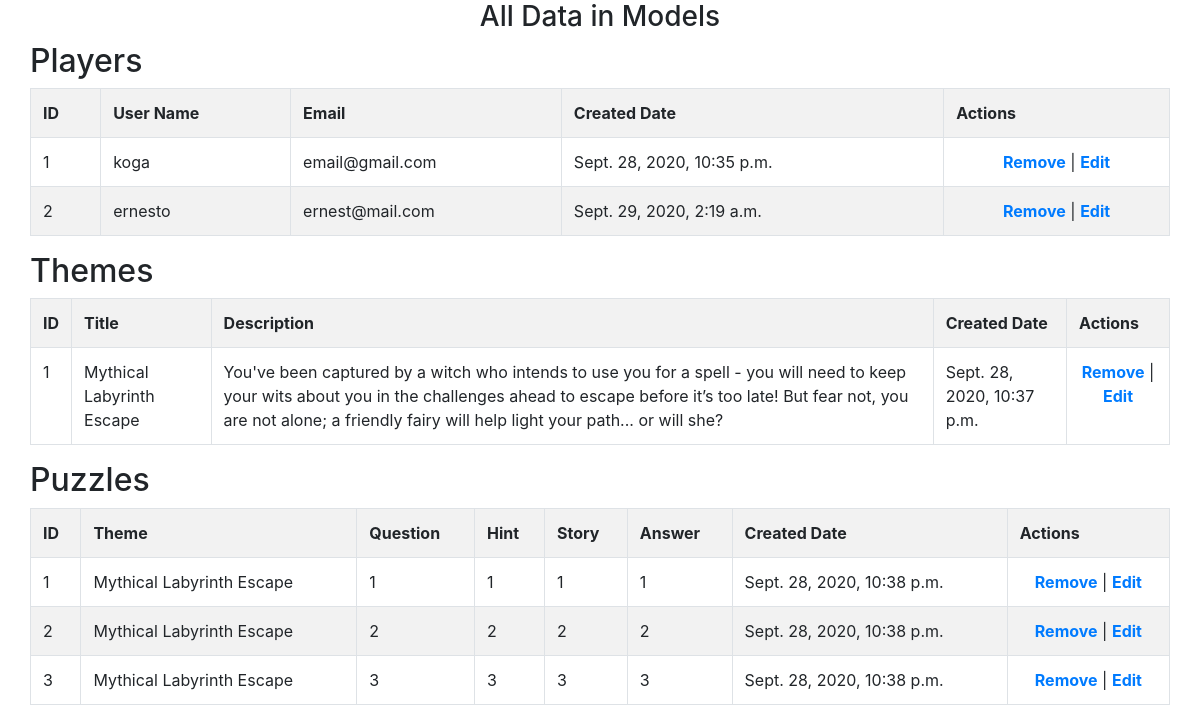
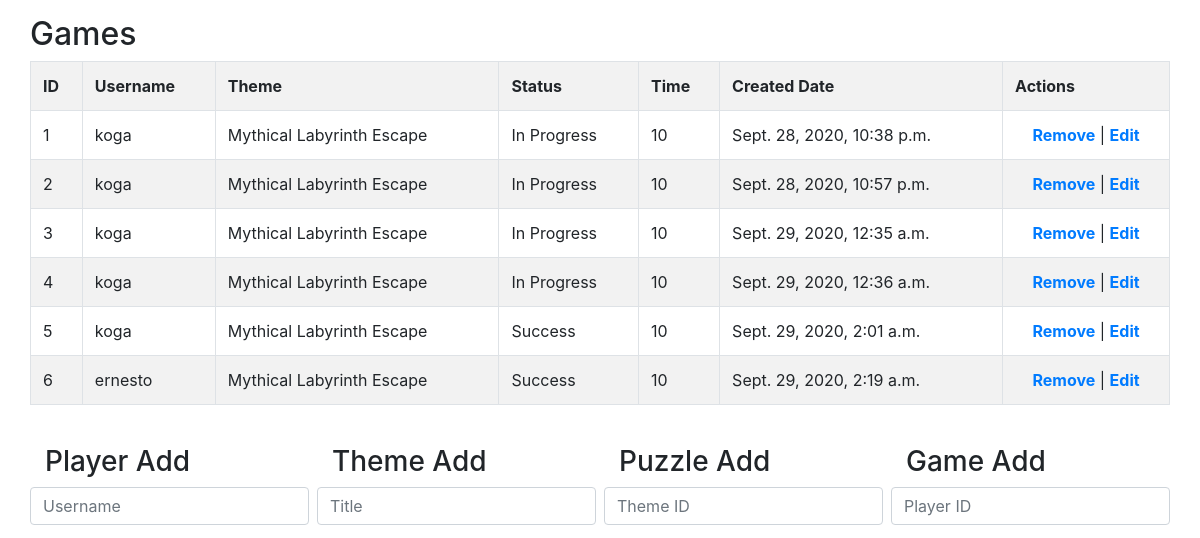
The page /get_data (upper part) on the database as committed earlier (2 pictures, top to bottom).
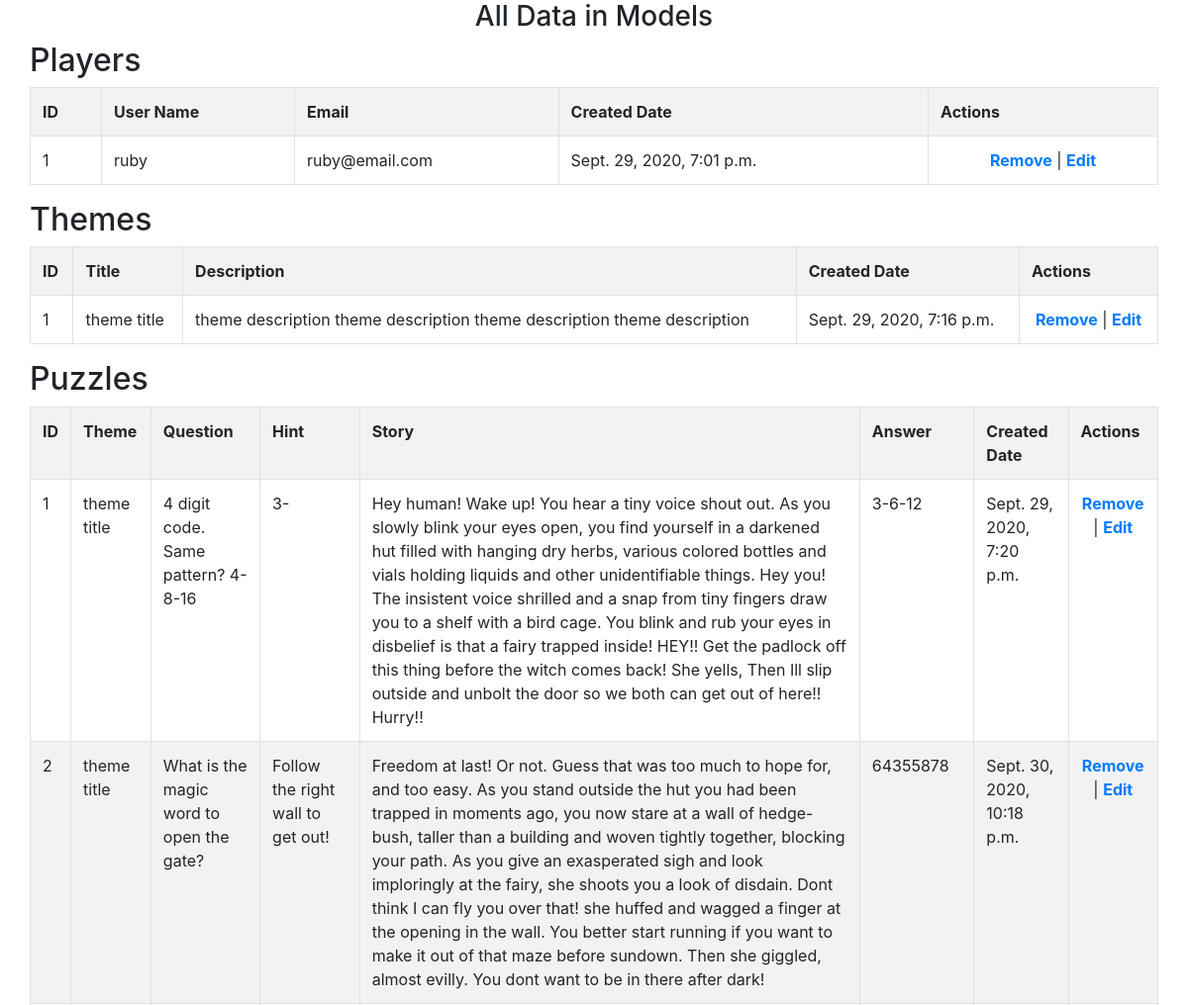
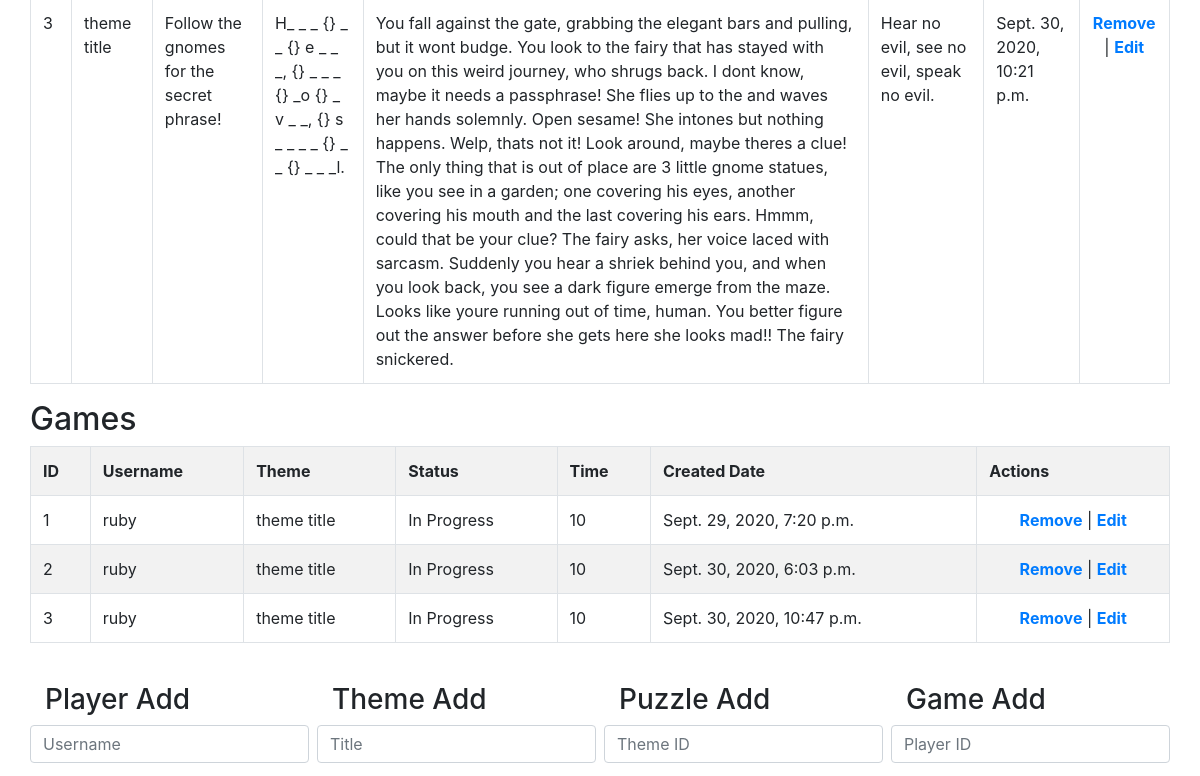
The same page on the database as committed later (2 pictures, top to bottom).
### virtual_escape_room_app/models.py (models this page shows)
class Player(models.Model):
    username=models.CharField(max_length=255, unique=True)
    email=models.CharField(max_length=255, unique=True)
    password=models.CharField(max_length=255)
    created_at=models.DateTimeField(auto_now_add=True)
    updated_at=models.DateTimeField(auto_now=True)
    objects=PlayerManager()

class Theme(models.Model): # will be manually entered in the shell until we have an admin mode
    title=models.CharField(max_length=255)
    description=models.TextField()
    created_at=models.DateTimeField(auto_now_add=True)
    updated_at=models.DateTimeField(auto_now=True)
    objects=ThemeManager()

class Puzzle(models.Model): # will be manually entered in the shell until we have an admin mode
    theme=models.ForeignKey(Theme,related_name="puzzle_theme",on_delete=models.CASCADE,default=1)
    question=models.CharField(max_length=255)
    hint=models.CharField(max_length=255)
    story=models.TextField()
    answer=models.CharField(max_length=255)
    created_at=models.DateTimeField(auto_now_add=True)
    updated_at=models.DateTimeField(auto_now=True)

class Game(models.Model):
    players=models.ForeignKey(Player,related_name="player_game",on_delete=models.CASCADE,default=1)
    theme=models.ForeignKey(Theme,related_name="theme_game", on_delete=models.CASCADE)
    status=models.CharField(max_length=255, default="Not Started")
    timer=models.IntegerField(default=10)
    created_at=models.DateTimeField(auto_now_add=True)
    updated_at=models.DateTimeField(auto_now=True)

### virtual_escape_room_app/views.py (the view)
# urls.py: path('get_data',views.get_data),
def get_data(request):
    qry_players= Player.objects.all()
    qry_themes=Theme.objects.all()
    qry_puzzles=Puzzle.objects.all()
    qry_games=Game.objects.all()
    context={
            'queryplayers':qry_players,
            'querythemes':qry_themes,
            'querypuzzles':qry_puzzles,
            'querygames':qry_games
        }
    return render(request, "get_data.html", context)

### virtual_escape_room_app/templates/get_data.html (shortened to what this page needs)
<!DOCTYPE html>
<html lang="en">
<head>
    <link rel="stylesheet" href="https://stackpath.bootstrapcdn.com/bootstrap/4.5.2/css/bootstrap.min.css">
</head>
<body>
    <div class="container">
        <h3 class="text-center">All Data in Models</h3>
        <div class="row">
            <h2>Players</h2>
            <table id="table1" class="table table-striped table-bordered">
                <tr>
                    <th>ID</th>
                    <th>User Name</th>
                    <th>Email</th>
                    <th>Created Date</th>
                    <th>Actions</th>
                </tr>
                {% for one_player in queryplayers %}
                <tr>
                    <td>{{ one_player.id }}</td>
                    <td>{{ one_player.username }}</td>
                    <td>{{ one_player.email }}</td>
                    <td>{{ one_player.created_at }}</td>
                    <td class="text-center">
                        <a href="/player/remove/{{one_player.id}}" class="font-weight-bold">Remove</a>
                        |
                        <a href="/player/edit/{{one_player.id}}" class="font-weight-bold">Edit</a>
                    </td>
                </tr>
                {% endfor %}
            </table>
        </div>
        <div class="row">
            <h2>Themes</h2>
            <table id="tabletheme" class="table table-striped table-bordered">
                <tr>
                    <th>ID</th>
                    <th>Title</th>
                    <th>Description</th>
                    <th>Created Date</th>
                    <th>Actions</th>
                </tr>
                {% for one_theme in querythemes %}
                <tr>
                    <td>{{ one_theme.id }}</td>
                    <td>{{ one_theme.title }}</td>
                    <td>{{ one_theme.description }}</td>
                    <td>{{ one_theme.created_at }}</td>
                    <td class="text-center">
                        <a href="/theme/remove/{{one_theme.id}}" class="font-weight-bold">Remove</a>
                        |
                        <a href="/theme/edit/{{one_theme.id}}" class="font-weight-bold">Edit</a>
                    </td>
                </tr>
                {% endfor %}
            </table>
        </div>
        <div class="row">
            <h2>Puzzles</h2>
            <table id="tablepuzzle" class="table table-striped table-bordered">
                <tr>
                    <th>ID</th>
                    <th>Theme</th>
                    <th>Question</th>
                    <th>Hint</th>
                    <th>Story</th>
                    <th>Answer</th>
                    <th>Created Date</th>
                    <th>Actions</th>
                </tr>
                {% for one_puzzle in querypuzzles %}
                <tr>
                    <td>{{ one_puzzle.id }}</td>
                    <td>{{ one_puzzle.theme.title }}</td>
                    <td>{{ one_puzzle.question }}</td>
                    <td>{{ one_puzzle.hint }}</td>
                    <td>{{ one_puzzle.story }}</td>
                    <td>{{ one_puzzle.answer }}</td>
                    <td>{{ one_puzzle.created_at }}</td>
                    <td class="text-center">
                        <a href="/puzzle/remove/{{one_puzzle.id}}" class="font-weight-bold">Remove</a>
                        |
                        <a href="/puzzle/edit/{{one_puzzle.id}}" class="font-weight-bold">Edit</a>
                    </td>
                </tr>
                {% endfor %}
            </table>
        </div>
        <div class="row">
            <h2>Games</h2>
            <table id="tablegame" class="table table-striped table-bordered">
                <tr>
                    <th>ID</th>
                    <th>Username</th>
                    <th>Theme</th>
                    <th>Status</th>
                    <th>Time</th>
                    <th>Created Date</th>
                    <th>Actions</th>
                </tr>
                {% for one_game in querygames %}
                <tr>
                    <td>{{ one_game.id }}</td>
                    <td>{{ one_game.players.username }}</td>
                    <td>{{ one_game.theme.title }}</td>
                    <td>{{ one_game.status }}</td>
                    <td>{{ one_game.timer }}</td>
                    <td>{{ one_game.created_at }}</td>
                    <td class="text-center">
                        <a href="/game/remove/{{one_game.id}}" class="font-weight-bold">Remove</a>
                        |
                        <a href="/game/edit/{{one_game.id}}" class="font-weight-bold">Edit</a>
                    </td>
                </tr>
                {% endfor %}
            </table>
        </div>
        <div class="row mt-4">
            <div class="col mr-2">
                <h3>Player Add</h3>
                <form action="/player/add" method="post">
                    <div class="form-group row">
                        <input type="text" name="username" id="username" class="form-control" placeholder="Username">
                    </div>
                </form>
            </div>
            <div class="col mr-2">
                <h3>Theme Add</h3>
                <form action="/theme/add" method="post">
                    <div class="form-group row">
                        <input type="text" name="title" id="title" class="form-control" placeholder="Title">
                    </div>
                </form>
            </div>
            <div class="col mr-2">
                <h3>Puzzle Add</h3>
                <form action="/puzzle/add" method="post">
                    <div class="form-group row">
                        <input type="text" name="theme_id" id="theme_id" class="form-control" placeholder="Theme ID">
                    </div>
                </form>
            </div>
            <div class="col">
                <h3>Game Add</h3>
                <form action="/game/add" method="post">
                    <div class="form-group row">
                        <input type="text" name="player_id" id="player_id" class="form-control" placeholder="Player ID">
                    </div>
                </form>
            </div>
        </div>
    </div>
</body>
</html>

Rows that differ between the two databases and show on the page:
removed Player: id "2", username "ernesto", email "ernest@mail.com", created_at "Sept. 29, 2020, 2:19 a.m."
removed Game: id "4", players.username "koga", theme "Mythical Labyrinth Escape", status "In Progress", timer "10", created_at "Sept. 29, 2020, 12:36 a.m."
removed Game: id "5", players.username "koga", theme "Mythical Labyrinth Escape", status "Success", timer "10", created_at "Sept. 29, 2020, 2:01 a.m."
removed Game: id "6", players.username "ernesto", theme "Mythical Labyrinth Escape", status "Success", timer "10", created_at "Sept. 29, 2020, 2:19 a.m."
changed Player id 1: username "koga" → "ruby"; email "email@gmail.com" → "ruby@email.com"; created_at "Sept. 28, 2020, 10:35 p.m." → "Sept. 29, 2020, 7:01 p.m."
changed Theme id 1: title "Mythical Labyrinth Escape" → "theme title"; description "You've been captured by a witch who intends to use you for a spell - you will need to keep your wits about you in the challenges ahead to escape before it’s too late! But fear not, you are not alone; a friendly fairy will help light your path... or will she?" → "theme description theme description theme description theme description"; created_at "Sept. 28, 2020, 10:37 p.m." → "Sept. 29, 2020, 7:16 p.m."
changed Puzzle id 1: theme "Mythical Labyrinth Escape" → "theme title"; question "1" → "4 digit code. Same pattern? 4-8-16"; hint "1" → "3-"; story "1" → "Hey human! Wake up! You hear a tiny voice shout out. As you slowly blink your eyes open, you find yourself in a darkened hut filled with hanging dry herbs, various colored bottles and vials holding liquids and other unidentifiable things. Hey you! The insistent voice shrilled and a snap from tiny fingers draw you to a shelf with a bird cage. You blink and rub your eyes in disbelief is that a fairy trapped inside! HEY!! Get the padlock off this thing before the witch comes back! She yells, Then Ill slip outside and unbolt the door so we both can get out of here!! Hurry!!"; answer "1" → "3-6-12"; created_at "Sept. 28, 2020, 10:38 p.m." → "Sept. 29, 2020, 7:20 p.m."
changed Puzzle id 2: theme "Mythical Labyrinth Escape" → "theme title"; question "2" → "What is the magic word to open the gate?"; hint "2" → "Follow the right wall to get out!"; story "2" → "Freedom at last! Or not. Guess that was too much to hope for, and too easy. As you stand outside the hut you had been trapped in moments ago, you now stare at a wall of hedge-bush, taller than a building and woven tightly together, blocking your path. As you give an exasperated sigh and look imploringly at the fairy, she shoots you a look of disdain. Dont think I can fly you over that! she huffed and wagged a finger at the opening in the wall. You better start running if you want to make it out of that maze before sundown. Then she giggled, almost evilly. You dont want to be in there after dark!"; answer "2" → "64355878"; created_at "Sept. 28, 2020, 10:38 p.m." → "Sept. 30, 2020, 10:18 p.m."
changed Puzzle id 3: theme "Mythical Labyrinth Escape" → "theme title"; question "3" → "Follow the gnomes for the secret phrase!"; hint "3" → "H_ _ _ {} _ _ {} e _ _ _, {} _ _ _ {} _o {} _ v _ _, {} s _ _ _ _ {} _ _ {} _ _ _l."; story "3" → "You fall against the gate, grabbing the elegant bars and pulling, but it wont budge. You look to the fairy that has stayed with you on this weird journey, who shrugs back. I dont know, maybe it needs a passphrase! She flies up to the and waves her hands solemnly. Open sesame! She intones but nothing happens. Welp, thats not it! Look around, maybe theres a clue! The only thing that is out of place are 3 little gnome statues, like you see in a garden; one covering his eyes, another covering his mouth and the last covering his ears. Hmmm, could that be your clue? The fairy asks, her voice laced with sarcasm. Suddenly you hear a shriek behind you, and when you look back, you see a dark figure…"; answer "3" → "Hear no evil, see no evil, speak no evil."; created_at "Sept. 28, 2020, 10:38 p.m." → "Sept. 30, 2020, 10:21 p.m."
changed Game id 1: players.username "koga" → "ruby"; theme "Mythical Labyrinth Escape" → "theme title"; created_at "Sept. 28, 2020, 10:38 p.m." → "Sept. 29, 2020, 7:20 p.m."
changed Game id 2: players.username "koga" → "ruby"; theme "Mythical Labyrinth Escape" → "theme title"; created_at "Sept. 28, 2020, 10:57 p.m." → "Sept. 30, 2020, 6:03 p.m."
changed Game id 3: players.username "koga" → "ruby"; theme "Mythical Labyrinth Escape" → "theme title"; created_at "Sept. 29, 2020, 12:35 a.m." → "Sept. 30, 2020, 10:47 p.m."
